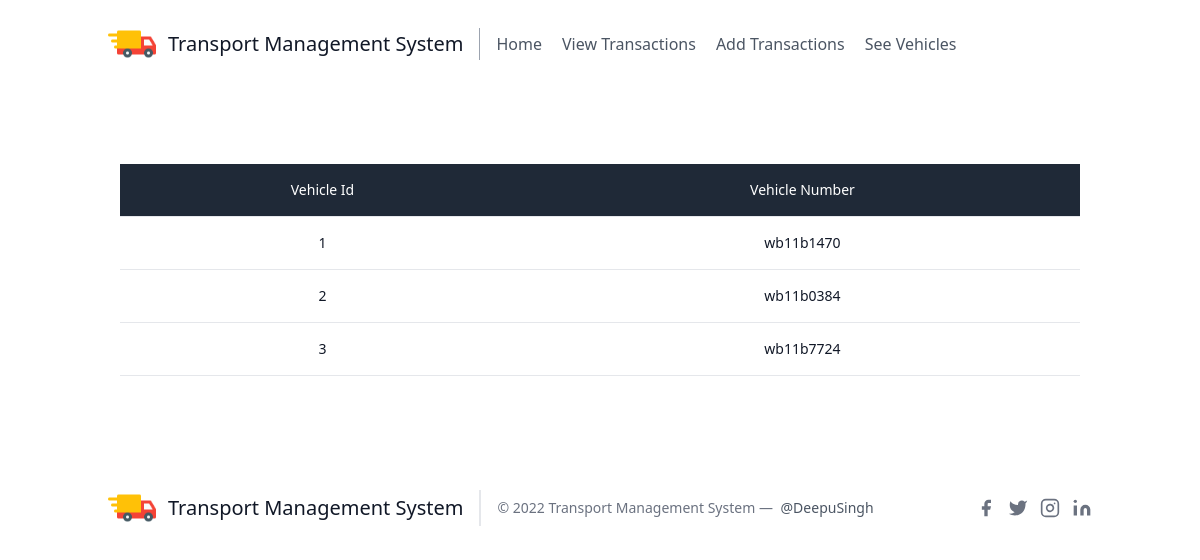
/vehicals, run on the app's committed database.
### tables this page shows
CREATE TABLE vehicles (vid int AUTO_INCREMENT NOT NULL,vehiclenumber varchar(20) PRIMARY KEY);

### app.py (the view)
@app.route('/vehicals')
def see_vehicals():
    try:
        con=db_connection()
        cur=con.cursor()
        cur.execute("select * from vehicles")
        vehicles=cur.fetchall()
    except BaseException as e:
        print(e)
    return render_template("see_vehicals.html",vehicles=vehicles)

### app.py (called while the page is built)
def db_connection():
    con=sqlite3.connect("transport.db")
    return con

### templates/see_vehicals.html (shortened to what this page needs)
<html lang="en">
<head>
    <link rel="stylesheet" href="../static/css/style.css">
    <script src="https://cdn.tailwindcss.com"></script>
</head>
<body>
{% include 'header.html' %}
<div class="flex flex-col" style="margin-left: 10%;margin-right:10%;margin-bottom:5%">
    <div class="overflow-x-auto sm:-mx-6 lg:-mx-8">
      <div class="py-4 inline-block min-w-full items-center sm:px-6 lg:px-8 ">
        <div class="overflow-hidden">
          <table class="min-w-full text-center">
            <thead class="border-b bg-gray-800">
              <tr>
                <th scope="col" class="text-sm font-medium text-white px-6 py-4">
                  Vehicle Id
                </th>
                <th scope="col" class="text-sm font-medium text-white px-6 py-4">
                  Vehicle Number
                </th>
              </tr>
            </thead class="border-b">
            <tbody>
            {% for items in vehicles %}
              <tr class="bg-white border-b">
                <td class="px-6 py-4 whitespace-nowrap text-sm font-medium text-gray-900">{{items[0]}}</td>
                <td class="text-sm text-gray-900 font-light px-6 py-4 whitespace-nowrap">
                  {{items[1]}}
                </td>
              </tr class="bg-white border-b">
            {% endfor %}
            </tbody>
          </table>
        </div>
      </div>
    </div>
  </div>
{% include 'footer.html' %}
</body>
</html>

### data on the page
vehicles: vid "1", vehiclenumber "wb11b1470"
vehicles: vid "2", vehiclenumber "wb11b0384"
vehicles: vid "3", vehiclenumber "wb11b7724"
